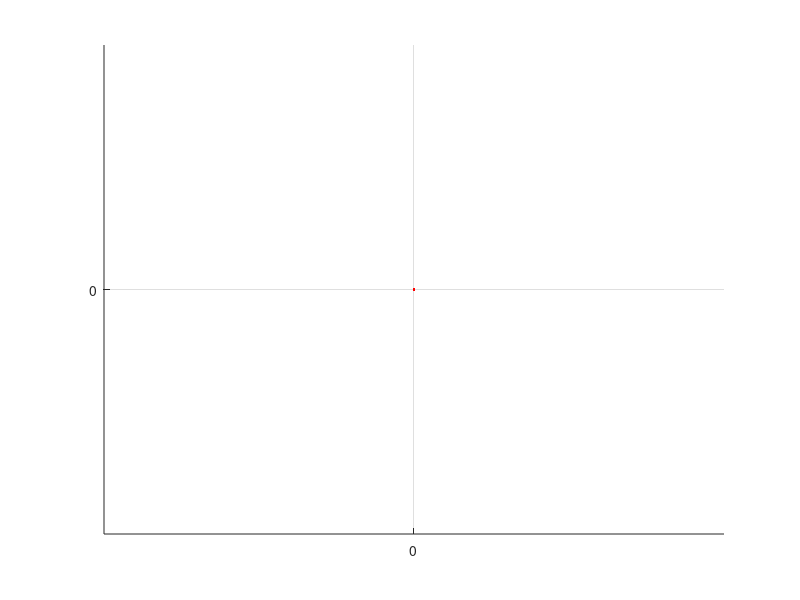

Source code (MATLAB): (Note: this script raises an error after producing the figure.)
function [grads, maxB,delta,Delta] = dtiGradsBuildCharmed(maxG, Delta, delta,interact)
%
% [grads, maxB] = dSimGetCharmedGrads([maxG = 50.0],[Delta=optimal value to minimize TE], [delta=Delta])
%
% For example, to save a gradient scheme for 3T2 at the Lucas center:
% [grads, maxB] = dtiGradsBuildCharmed(50);
% dlmwrite(sprintf('dwepi.%03d.grads',size(grads,2)), grads',' ');
%
% HISTORY:
% 2009.05.13 RFD & AM wrote it.
%

g = 42576.0; % gyromagnetic ratio for H in kHz/T = (cycles/millisecond)/T
nSlices = 60;

if(~exist('maxG','var') || isempty(maxG))
    maxG = 50.0; % Max gradient in mT/m
end
if(~exist('interact','var') || isempty(maxG))
    interact = 1; % Max gradient in mT/m
end

bvals = [0 714 1428 2285 3214 4286 5357 6429 7500 8571 10000]./1000;
nDirs = [1   6    7   11   13   15   17   19   21   29    31];
nReps = [16  2    2    2    2    2    2    2    2    2     2];

maxB = max(bvals);

% Sort to ensure that we have the lowest bvalue first, and then all
% remaining bvlaues in descending order. This will make the interleaving
% (below) work better at keeping high bvalue scans separated from other
% high b-value scans.
[junk,si] = sort(bvals,'descend');
si = si([end,1:end-1]);
bvals = bvals(si);
nDirs = nDirs(si);
nReps = nReps(si);

if(~exist('delta','var'))
    % DW gradient duration, in msec
    delta = []; % We'll set it below
end

if(~exist('Delta','var') || isempty(Delta))
    if(~isempty(delta))
        Delta = maxB/((2*pi*g).^2 * (maxG*1e-9).^2 * delta.^2) + delta/3;
    else
        % Find the optimal Delta for the max b-value (i.e. where Delta=delta).
        % This ugly equation is simply the solution for this equation:
        %   Delta = max(bvals)/((2*pi*g).^2 * (maxG*1e-9).^2 * delta.^2) + delta/3;
        % when we set delta=Delta and solve for Delta again.
        Delta = 2*46874999999999994^(1/3)*maxB^(1/3)/(pi^(2/3)*(g^2)^(1/3)*(maxG^2)^(1/3));
    end
end

if(isempty(delta))
    % DW gradient duration, in msec
    delta = Delta;
end

% On our GE Signa, there is ~81msec of overhead for RF, imaging grads,
% read-out, etc.
overhead = 81;
sliceTime = Delta+delta+overhead;
TR = sliceTime/1000*nSlices;
nVols = sum(nReps.*nDirs);
totalTime = TR*nVols/60;
if interact==1
fprintf('Estimated TR for %d slices = %0.2f. Total scan time for %d volumes is %0.1f minutes.\n\n',nSlices,TR,nVols,totalTime);
end;

% Now compute the Gradient amplitudes for all the b-values
G = sqrt(bvals./((2*pi*g).^2 * delta.^2 * (Delta-delta/3))) * 1e9;

ptsDir = fullfile(fileparts(which('mrDiffusion')),'preprocess','caminoPts');

n = numel(bvals);
if interact==1
figure; axis; grid on; axis equal; hold on; c = 'rgbycmk';
end;
grads = repmat(NaN,3,nVols);
availInds = [1:nVols];
for(ii=1:n)
    if(nDirs(ii)>=3)
        pts = dlmread(fullfile(ptsDir,sprintf('Elec%03d.txt',nDirs(ii))));
        pts = reshape(pts(2:end),[3 nDirs(ii)]);
    elseif(nDirs(ii)==2 || nDirs(ii)<1 || nDirs(ii)>150)
        error('No supported');
    else
        % nDirs must == 1
        pts = [1;0;0];
    end
    curGrads = G(ii)./maxG .* pts;
    curGrads = repmat(curGrads,[1 nReps(ii)]);
    % flip half the directions
    if(bvals(ii)>0)
        flipThese = rand(1,size(curGrads,2))>=0.5;
        curGrads(:,flipThese) = -curGrads(:,flipThese);
    end
    inds = floor([1:numel(availInds)/size(curGrads,2):numel(availInds)]);
    grads(:,availInds(inds)) = curGrads;
    availInds = setdiff(availInds,availInds(inds));
    if interact==1
    plot3(curGrads(1,:),curGrads(2,:),curGrads(3,:),[c(mod(ii-1,numel(c))+1) '.']);
    end;
end

%sqrt(sum(allGrads.^2))'
return;
